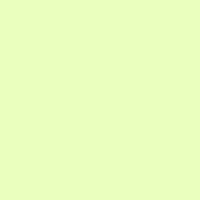
#> input picture empty200x200grass.bmp, 200 x 200 px
$ jupyter execute main_paralleltest.ipynb   (shell and % lines are left out)
#> lines starting #> are read from the running program, lines starting #| are printed output that depends on the picture
### multiprocessedfunctions10.py
import numpy as np
from globalparameters import *
from scipy.interpolate import RectBivariateSpline as ReBiSpline
from datetime import datetime
import time
import copy


    #inputs route_id, route, wlkr_range, intens, xmin, xmax, ymin, ymax, Nx, Ny, stalledpos, x, y
    #outputs start, dest, pos, track, intens, stalledpos, grad

def set_up_walker_mp(route_id, route, intens, xmin, xmax, ymin, ymax, Nx, Ny, x, y, TrailPotential):
    #start
    stalledpos = []
    t1 = time.perf_counter()
    dispersion = 0 # length away from start point walkers are allowed to spawn, measured in m

    start=np.array(route[route_id,0,:]) # commented for simplicity
    start[0]+=np.random.randint(-dispersion,dispersion+1) # adds dispersion to x
    start[1]+=np.random.randint(-dispersion,dispersion+1) # adds dispersion to y
    dest=np.array(route[route_id,1,:]) # commented for simplicity
    dest[0]+=np.random.randint(-dispersion,dispersion+1)
    dest[1]+=np.random.randint(-dispersion,dispersion+1)
    #vel=np.array([0.,0.])
    pos=np.array(start)
    track=np.zeros((wlkr_range,2))

    trailpotweight = 0.004 # weighting of trail potential over destination potential, started as 0.003, increasing this increases number of stalls
    #storedtrailpotweight = trailpotweight
    storedtrailpotweight = copy.deepcopy(trailpotweight)

#def setup_potentials_mp():

    DestinationPotential=np.zeros((Nx,Ny))
    grad=np.zeros((2,Nx,Ny))
    grad=trailpotweight*np.array(np.gradient(TrailPotential))
    DestinationPotential=-np.sqrt((dest[0]-x[:,None])**2+(dest[1]-y[None,:])**2)
    #Combine gradients
    grad+=np.array(np.gradient(DestinationPotential)[:])
    #Normalise
    #grad[:,:,:]/=(np.sqrt(grad[0,:,:]**2+grad[1,:,:]**2))
    desdirx=ReBiSpline(x,y,grad[0,:,:],s=2) # gradeint plus magnitude, Spline approximation over a rectangular mesh
    desdiry=ReBiSpline(x,y,grad[1,:,:],s=2)


#def calc_path_mp():

    i=0
    hist=5
    samp=5
    avpos=np.zeros((2,hist))
    internalclock = 0 # not measured in seconds, probably measured in 'dt's
    stallcounter = 0
    success = 'Reached Goal' # qualitative info on what happened, e.g. 'Stalled'

    #Setup While loop to run until either the walker reaches the destination or the walker has passed 'wlkr_range' number of movement cycles to
    #attempt to get there
    while (np.dot(pos-dest,pos-dest)>precision and i<wlkr_range):
    #set the postiion of the walker on its first then subsequent cycles

        #conditional logic saying to update the average position of the walker every 10 iterations
        if (i%samp==0): avpos[:,(i%(hist*samp))//samp]=pos[:]

        gradmagnitude=max(0.0001,np.sqrt(desdirx(pos[0],pos[1])**2+desdiry(pos[0],pos[1])**2))
        xi=np.array(np.random.normal(0,1,2))
        # Equation 6 in Helbing, differential in position, eliminised velocity decay components
        # gradmagnitude makes sure it is normalised, desdir not normalised
        pos[0]+= dt *(dvel * desdirx(pos[0],pos[1])/gradmagnitude +np.sqrt(2.*eps/tau)*xi[0])  # x-position vector component
        pos[1]+= dt *(dvel * desdiry(pos[0],pos[1])/gradmagnitude +np.sqrt(2.*eps/tau)*xi[1])  # y-position vector component

        internalclock+=1
        if internalclock == 250 and trailpotweight != storedtrailpotweight:
            trailpotweight = storedtrailpotweight

            #setup_potentials() # recalculate potentials
            DestinationPotential=np.zeros((Nx,Ny))
            grad=np.zeros((2,Nx,Ny))
            grad=trailpotweight*np.array(np.gradient(TrailPotential))
            DestinationPotential=-np.sqrt((dest[0]-x[:,None])**2+(dest[1]-y[None,:])**2)
            #Combine gradients
            grad+=np.array(np.gradient(DestinationPotential)[:])
            #Normalise
            #grad[:,:,:]/=(np.sqrt(grad[0,:,:]**2+grad[1,:,:]**2))
            desdirx=ReBiSpline(x,y,grad[0,:,:],s=2) # gradeint plus magnitude, Spline approximation over a rectangular mesh
            desdiry=ReBiSpline(x,y,grad[1,:,:],s=2)

        #curDir = math.atan(desdiry(pos[0],pos[1])/desdirx(pos[0],pos[1]))

        #Set the current position of the walker into the trakc array for the current iteration
        track[i,:]=pos[:]

#        if math.isnan(pos[1])==1:
#                print ("NaN error ",pos,vel, dest)
#                break

        intens[int((pos[0]-xmin)*(Nx-1)/(xmax-xmin)),int((pos[1]-ymin)*(Ny-1)/(ymax-ymin))]+=1.
        i+=1
        if (i%(hist*samp)==0):
            meanpos=np.mean(avpos,axis=1)
            if (np.dot(pos-meanpos,pos-meanpos)<precision): #this detects 'stalls'
                #print ("Stalled progress ", pos, meanpos, dest)
                stalledpos = meanpos # store position where walker is stalled
                success = 'Stalled     '
                stallcounter+=1 # take notice of the fact that there was a stall
                #stalledposrounded = stalledposregioncounter(meanpos, stalledposrounded) # store ROUNDED positions of walker stalls and count occurence in rounded position
                break

    if (i==wlkr_range): #print ("Missed goal ",dest,pos)
        success = 'Missed     '

    #stopping condition
    now = datetime.now() # referenced elsewhere
    current_time = now.strftime("%H:%M:%S")
    t2 = time.perf_counter()
    duration = t2-t1
    duration = str("{:.2f}".format(duration))
    return start, dest, pos, track, intens, stalledpos, grad, success, current_time, duration, TrailPotential

### main_paralleltest.ipynb
[cell 1]
#Authors: Eli Gumble, Peter Brommer, Harry Brown
#Initialisation
import matplotlib.pyplot as plt
import numpy as np
#from scipy.integrate import simps
from scipy import signal as sg
from scipy.interpolate import RectBivariateSpline as ReBiSpline
from numpy import ma
#from matplotlib import colors, ticker, cm
#from random import choice
import scipy.ndimage.filters as filters
import scipy.ndimage.morphology as morphology
import timeit
import math
#from PIL import Image

import matplotlib.image as image2
import itertools
from scipy import ndimage
import multiprocessing
from multiprocessing import Pool
import multiprocessedfunctions as mpf
import multiprocessedfunctions2 as mpf2
import multiprocessedfunctions6 as mpf6
import multiprocessedfunctions10 as mpf10
import multiprocessedfunctions8 as mpf8
import multiprocessedfunctions3 as mpf3
import multiprocessedfunctions3_2 as mpf3_2
from globalparameters import * # parameters below have been relocated into globalparameters.py
#from scipy import stats
#import statistics
from datetime import datetime
import time
import copy

[cell 2]
# Read grids from image
#im = Image.open("belgiumtest.bmp")
#Base = np.array(im)

#im = image2.imread("belgiumtestorig2x.bmp")
im = image2.imread("empty200x200grass.bmp")
#> im is the input picture: shape (200, 200, 4); mean R, G, B, A 234, 255, 190, 255
#im = image2.imread("empty400x400grass.bmp")

#im = image2.imread("madeleine1200x2400.bmp")
#im = image2.imread("fieldwithcrops260x400.bmp")
Base = np.array(im)

[cell 3]
#print(Base[0,0,1])
#Base = np.where(Base[:,:,0]==43, 0, Base)
#Base

#                        [[r, g, r2, g2]...]     description
landcoverlist = np.array([[22, 95, 0, 0],           # water
                          [209, 209, 150, 150],       # bare floor
                          [139, 139, 175, 175],     # artificial surface
                          [221, 5, 0, 0],           # building
                          [255, 255, 0, 200],            # herbaceous cover in rotation throughout year
                          [234, 255, 70, 200],       # herbaceous cover (grass)
                          [40, 202, 40, 200],        # tall hardwood > 3m
                          [185, 233, 30, 200],       # short hardwood < 3m
                          [1, 47, 65, 200],          # tall softwood > 3m
                          #[0, 0, 0, 0],            # short softwood < 3m
                          [43, 80, 0, 0]])          # boundary

#len(landcoverlist)

for k in range (len(landcoverlist)):
    for i in range(len(Base)):             #vertical pixels
        for j in range(len(Base[0])):      #horizontal pixels
            if Base[i][j][0] == landcoverlist[k,0] and Base[i][j][1] == landcoverlist[k,1]:
                Base[i][j] = [landcoverlist[k,2],landcoverlist[k,3],0,255]
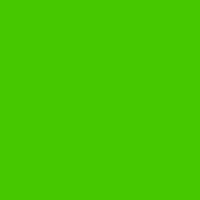
#> Base: shape (200, 200, 4); mean R, G, B, A 70, 200, 0, 255

[cell 4]
Base[:,:,2] = 0 #set all pixel B values to 0

Base[:,:,3] = 255 #set all of the 4th rgb element to 255 because things might break otherwise

[cell 5]
# Define internal quantities and variables
scale = 1./2. #m per pixel
Nx = Base[:,0,0].size #N appears to be resolution
#> Nx = 200
Ny = Base[0,:,0].size
#> Ny = 200
xmin=-scale*0.5*(Nx-1)
#> xmin = -49.75
xmax=scale*0.5*(Nx-1)
#> xmax = 49.75
ymin=-scale*0.5*(Ny-1)
#> ymin = -49.75
ymax=scale*0.5*(Ny-1)
#> ymax = 49.75
x = np.linspace(xmin, xmax, Nx) # This is defining the axes and full space
#> x = 200 values from -49.75 to 49.75
y = np.linspace(ymin, ymax, Ny)
#> y = 200 values from -49.75 to 49.75
Y, X= np.meshgrid(y, x)
TrailPotential = np.zeros((Nx,Ny))
DestinationPotential=np.zeros((Nx,Ny))
Weight=np.zeros((Nx,Ny))  # Create gradient to sit on Nx, Ny
intens=np.zeros((Nx,Ny))
q_alpha=np.zeros((Nx,Ny))
expdist=np.zeros((2*Nx-1,2*Ny-1))
dest=np.zeros((2))
start=np.zeros((2))
grad=np.zeros((2,Nx,Ny))
vel=np.asarray([0.,0.])
pos=np.asarray([0.,0.])
stalledpos = [] # empty container for stalled positions of walkers
stalledposrounded = []

intens[:]=0.
isigma=0.2 # functions as 'smoothing intensity' of trail potentials, value < 0.5 leads to more smoothing, can cause more path merging and fewer straight lines
#t._track=25. # Track decay time - after 50 walkers ignore a trail, it decays by 1/e
wlkr_range = 10000
#print(route)
'''
#parameters
dt=0.1  # dt per time step, continuous markings every dt metres
dvel=1. # desired walker velocity in m/s
tau=5.
isigma=0.5 # trail potential
trailpotweight = 0.004 # weighting of trail potential over destination potential, started as 0.003, increasing this increases number of stalls
storedtrailpotweight = trailpotweight
conv_thresh=10.e-4
precision=1.**2 #distance to target.
eps=0.025 #random motion contribution, same for all
'''

[cell 6]
##Set up map
#Create blank arrays for map
z = np.zeros((Nx,Ny))
g_max=np.zeros((Nx,Ny))
g_nat=np.zeros((Nx,Ny))

g_nat=np.maximum(np.ones_like(g_nat),np.float64(Base[:,:,0]))
#> g_nat: shape (200, 200) float64; every value is 70
g_max=np.maximum(np.ones_like(g_max),np.float64(Base[:,:,1]))
#> g_max: shape (200, 200) float64; every value is 200
z=g_nat

track_labels=Base[:,:,2]
#> track_labels: shape (200, 200); every value is 0

numpoints=np.max(track_labels)
#> numpoints = 0

point=np.zeros((numpoints,2))
#> point = empty array

for i in range(0,Nx):
    for j in range(0,Ny):
        if (track_labels[i,j]>0):
            point[track_labels[i,j]-1]=np.array([i,j])
print (point)

# Trails (start and end point) For current Map, coordinates in metres, centre of image = (0,0)

# single possible path
# route=np.array([[24.,-9.75],[-24.,9.75]]),

[cell 7]
# big field with tennis court parking lot and hospital, near rue cottrel
ptA = [-40.,-240.]      # tennis court near middle
ptB = [-250.,-200.]     # tennis court near skatepark
#ptC = [-350., 25.]     # parking lot entrance >>>>>>>>>>>>> removed because its very close to ptD, won't give interesting information, not worth computational work
ptD = [-350., 80.]      # parking lot bus stop
ptE = [-70., 230.]      # east road pedestrian entrance
ptF = [200., 200.]      # hospital bus stop
ptG = [250., 100.]      # hospital side path
ptH = [350., -100.]     # dirt car park
ptI = [210., -140.]     # west side entrance

#listofdestinations = [ptA,ptB,ptD,ptE,ptF,ptG,ptH,ptI,ptA,ptB,ptD,ptE,ptF,ptG,ptH,ptI] # list is repeated so that the combinations function below generates not only AB but BA
listofdestinations = [[0,25],[-10,-25],[10,-25],[0,25],[-10,-25],[10,-25],] #steiner points 200x200
# [11 lines of commented-out code are left out]
route = []

#       should probably turn all of this into a function

# generate route combinations
for i in itertools.combinations(listofdestinations, 2):
    route.append(i)

# remove duplicate routes https://stackoverflow.com/questions/2213923/removing-duplicates-from-a-list-of-lists
routetemp = []
for i in route:
    if i not in routetemp:
        routetemp.append(i)
route = routetemp

# delete AA, BB, CC routes
zzzzz = -1
for row in route:
    zzzzz+=1
    if row[0] == row[1]:
        route.pop(zzzzz)

routearray = np.empty((len(route),2,2))

# convert list of lists to 3d array
for k in range(len(route)):
    for i in range(2):
        for j in range(2):
            routearray[k][i][j] = route[k][i][j]

route = routearray # convert routearray back to variable name understood by code
#route = [[[0,100],[-25,0]],[[0,100],[25,0]]]

#route = np.array([[[-30, 20],[0,40]],[[-30,-20],[0,-20]],[[0,20],[-30, 20]],[[0,-20],[-30,-20]]])

t_track=float(len(route)) # Track decay time - after 50 walkers ignore a trail, it decays by 1/e
#t_track = 12

[cell 8]
#for i in listofdestinations
#    route[i,0:len(listofdestinations)] = listofdestinations[i]

# small field by apartment with 4 entrances
#posA = [-5., -17.]
#posB = [-25., -17.]
#posC = [-25., 8.]
#posD = [40., 10.]

# acceptable routes = A/B to C, A/C to D and vice versa, 8 total routes
#route=np.array([[posA,posC],
#                 [posB,posC],
#                 [posC,posA],
#                 [posC,posD],
#                 [posA,posC],
#                 [posC,posD],
#                 [posD,posA],
#                 [posD,posC],
#                 ])

[cell 9]
#Setup weight matrix, here trapezoid rule.
Weight[:,:]=1
Weight[1:-1,:]=2
Weight[:,1:-1]=2
Weight[1:-1,1:-1]=4
Weight*=0.25*((x[-1]-x[0])/(Nx-1))*((y[-1]-y[0])/(Ny-1))
#0.25*((x[-1]-x[0])/(N-1))*((y[-1]-y[0])/(N-1))
#np.exp(-np.sqrt((x[:,None]-x[N/2])**2+(y[None,:]-y[N/2])**2))*z[:,:]

[cell 10]
# Setup distance matrix
for xi in range(1,Nx+1):
    for yi in range(1,Ny+1):

        expdist[xi-1,yi-1]=np.exp(-isigma*np.sqrt((x[Nx-xi]-xmin)**2+(y[Ny-yi]-ymin)**2))
        expdist[-xi,-yi]  = expdist[xi-1,yi-1]
        expdist[-xi,yi-1] = expdist[xi-1,yi-1]
        expdist[xi-1,-yi] = expdist[xi-1,yi-1]
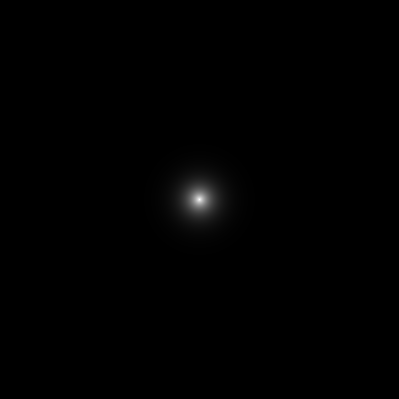
#> expdist: shape (399, 399) float64; min 5.99e-13, max 1, mean 0.00395

# find index range > conv_thresh
subexpdist=expdist[(expdist>conv_thresh).any(1)]
subexpdist=subexpdist[:, np.any(subexpdist>conv_thresh, axis=0)]
#subexpdist=subexpdist[:,np.any(subexpdist>conv_thresh, axis=0)]
#expdist[subexpdist]=0.
subexpdist.shape
#> Out = (139, 139)
#expdist
#subexpdist

[cell 11]
def calc_tr_new():
    TrailPotential[:,:]=sg.convolve2d(z[:,:]*Weight[:,:],subexpdist[:,:],mode="same")  # 2D convolution

[cell 12]
len(TrailPotential)

[cell 13]
def calc_tr_gauss():
    TrailPotential[:,:]=ndimage.gaussian_filter(z[:,:], 1, 0) #,TrailPotential,mode='nearest')

[cell 14]
# [6 lines of commented-out code are left out]

[cell 15]
timeit.timeit(calc_tr_new,number=1)
#> in calc_tr_new, `TrailPotential[:,:]=sg.convolve2d(z[:,:]*Weight[:,:],subexpdist[:,:],m..`:
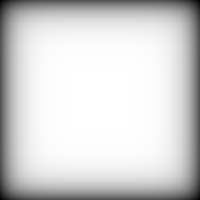
#> TrailPotential: shape (200, 200) float64; min 2736.8, max 10947.2, mean 9570.3; drawn with min black and max white

[cell 16]
# Defines a Plot to show the smoothing of the supplied map to represent the respective potentials of the ground, the larger
# the potentials, the more attractive the ground is to the walker

cs = plt.contourf(X, Y, TrailPotential, levels=np.linspace(TrailPotential.min(),TrailPotential.max(),1000),cmap='PuBu_r')
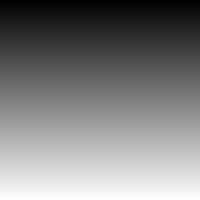
#> X: shape (200, 200) float64; min -49.75, max 49.75, mean 0; drawn with min black and max white
cbar = plt.colorbar()

plt.show()
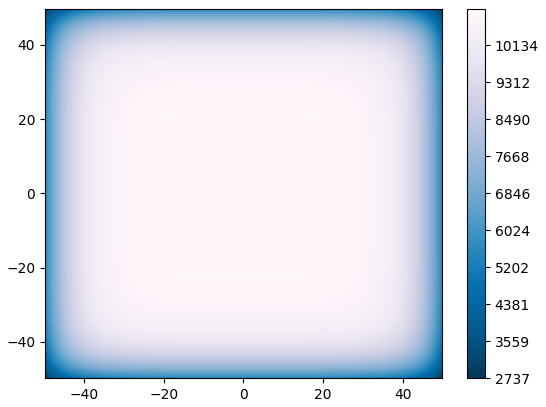
#> figure drawn by matplotlib, 2 panels
#plt.scatter(track[0:wlkr_range-1,0],track[0:wlkr_range-1,1])
